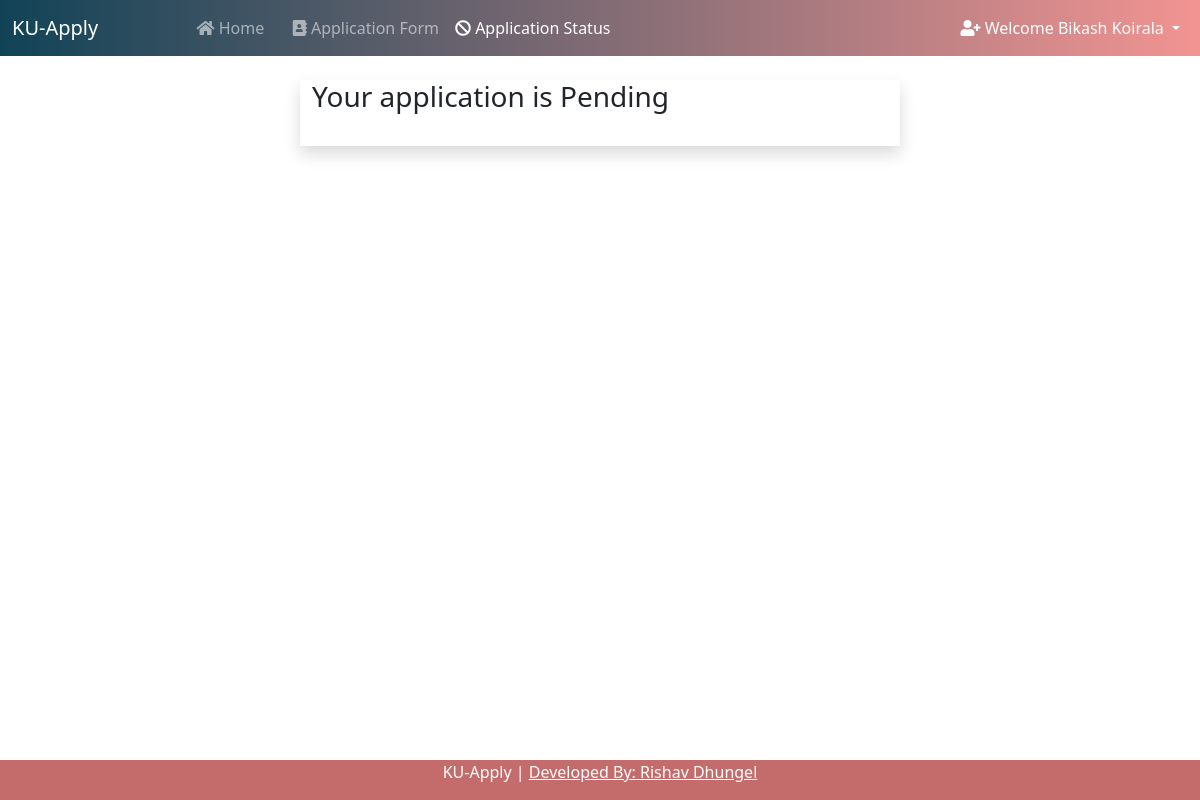
The app's page /status/ (signed in), older data.
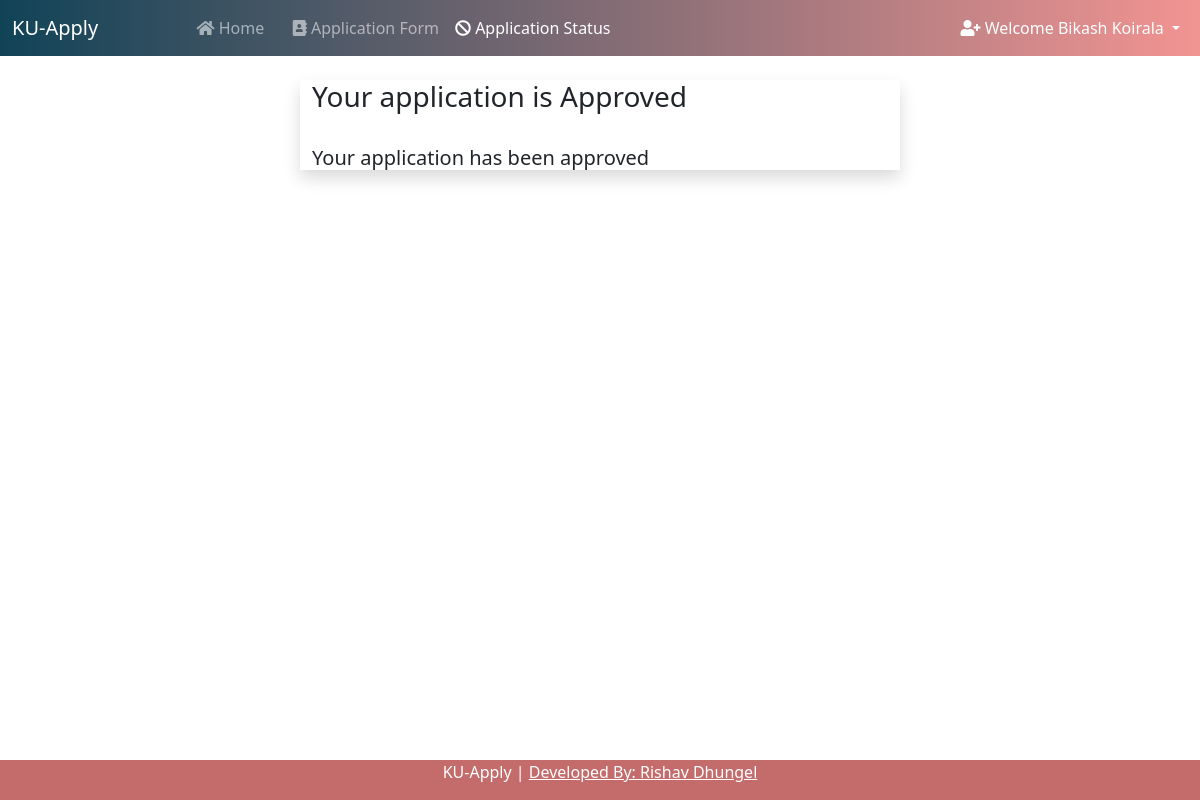
The same page, newer data.
### college/models.py (models this page shows, shortened)
class Application(models.Model):
    COURSES = (
    ('Bachelor of Business Information Systems', 'Bachelor of Business Information Systems'),
    ('Bachelor of Business Adminstration', 'Bachelor of Business Adminstration'),
    )
    STATUS = (
        ('Approved', 'Approved'),
        ('Pending', 'Pending'),
        ('Rejected', 'Rejected'),
    )
    user = models.OneToOneField(User, on_delete=models.CASCADE, blank=True, null=True)
    course = models.CharField(max_length=100, choices= COURSES)
    name = models.CharField(max_length=200)
    email = models.CharField(max_length=200)
    phone_no = models.CharField(max_length=200)
    address = models.TextField(max_length=200)
    student_profile = models.ImageField(upload_to="images")
    voucher = models.ImageField(upload_to="images", null=True)
    SLC_passing_certificate = models.ImageField(upload_to="images", null=True)
    SLC_percentage = models.DecimalField(max_digits=4, decimal_places=2, null=True)
    SLC_marksheet = models.ImageField(upload_to="images", null=True)
    SLC_passing_certificate = models.ImageField(upload_to="images", null=True)
    SLC_leaving_certificate = models.ImageField(upload_to="images", null=True)
    high_percentage = models.DecimalField(max_digits=4, decimal_places=2, null=True)
    high_marksheet = models.ImageField(upload_to="images", null=True)
    high_passing_certificate = models.ImageField(upload_to="images", null=True)
    high_leaving_certificate = models.ImageField(upload_to="images", null=True)
    Application_Status = models.TextField(max_length=100, choices=STATUS, default="Pending")
    message = models.TextField(max_length=100, default="", null=True, blank=True)

### college/views.py (the view)
# urls.py: path("status/", views.status, name="status"),
def status(request):
    if not request.user.is_authenticated:
        return redirect("/login")
    application = Application.objects.get(user=request.user)
    return render(request, "status.html", {'application':application})

### college/templates/status.html (shortened to what this page needs)
{% extends 'basic.html' %}
{% block status %} active {% endblock %}
{% block body %}
<div class="container w-50 mt-4 shadow">
    <h3>Your application is {{application.Application_Status}}</h3>
    <br>
    <h5>{{application.message}}</h5>
</div>
{% endblock %}

Row changes from the older to the newer data that the page shows:
changed Application: Application_Status "Pending" → "Approved"; message (not shown) → "Your application has been approved"
